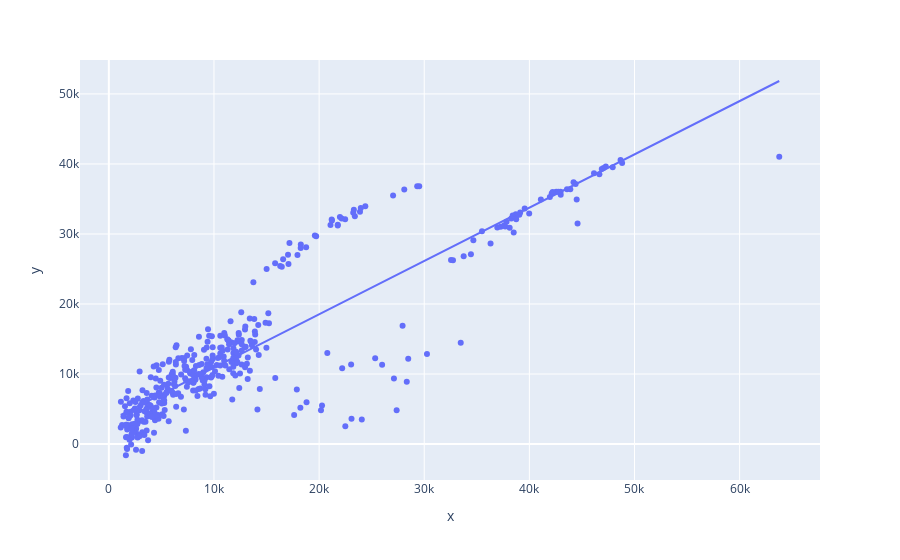

Here is the notebook cell this chart was saved with:
### Code cell
px.scatter(x=y_test,y=y_pred,trendline='ols')

### Figure 1 — Plotly figure (JSON) as saved in the notebook; plotly's stock layout.template omitted (floating-point values rounded to 4 significant figures; data arrays with more than 128 entries replaced by an {"elided": "..."} marker saying what was removed)
{"data": [{"hovertemplate": "x=%{x}<br>y=%{y}<extra></extra>", "legendgroup": "", "marker": {"color": "#636efa", "symbol": "circle"}, "mode": "markers", "name": "", "orientation": "v", "showlegend": false, "type": "scatter", "x": {"elided": "402 float values"}, "xaxis": "x", "y": {"elided": "402 float values"}, "yaxis": "y"}, {"hovertemplate": "<b>OLS trendline</b><br>y = 0.761046 * x + 3312.96<br>R<sup>2</sup>=0.768439<br><br>x=%{x}<br>y=%{y} <b>(trend)</b><extra></extra>", "legendgroup": "", "marker": {"color": "#636efa", "symbol": "circle"}, "mode": "lines", "name": "", "showlegend": false, "type": "scatter", "x": {"elided": "402 float values"}, "xaxis": "x", "y": {"elided": "402 float values"}, "yaxis": "y"}], "layout": {"legend": {"tracegroupgap": 0}, "margin": {"t": 60}, "xaxis": {"anchor": "y", "domain": [0, 1], "title": {"text": "x"}}, "yaxis": {"anchor": "x", "domain": [0, 1], "title": {"text": "y"}}}}
